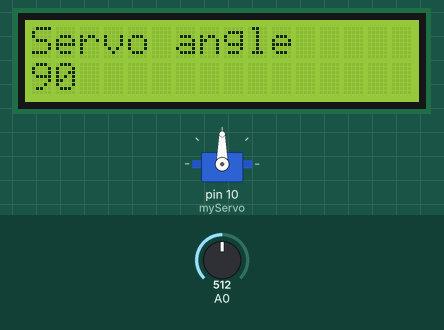
This sketch was run on a simulated Arduino Uno, built with avr-gcc and run on an emulated ATmega328P. Shown: servo, 16×2 character LCD. The test bench sets the inputs (shaded band); at power-on: A0 = 512.

Above: at 1.2 s.
1.3 s: A0 set to 716
At 2.0 s:
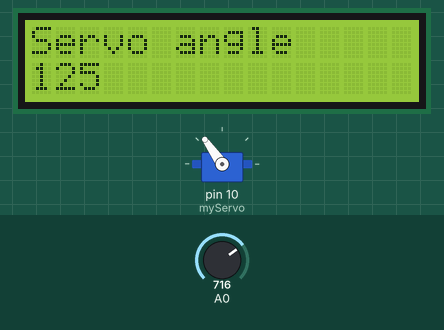
3.6 s: A0 set to 900
At 4.1 s:
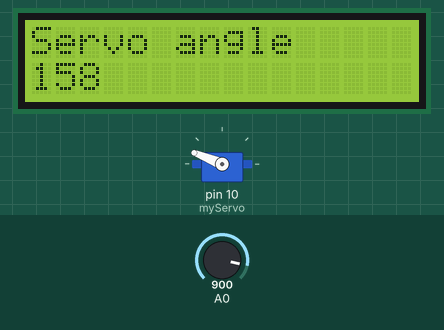
6.2 s: A0 set to 1023
At 6.6 s:
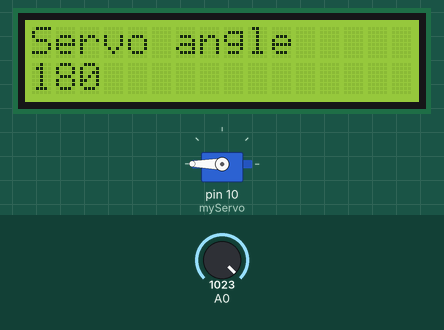
8.8 s: A0 set to 306
At 9.2 s:
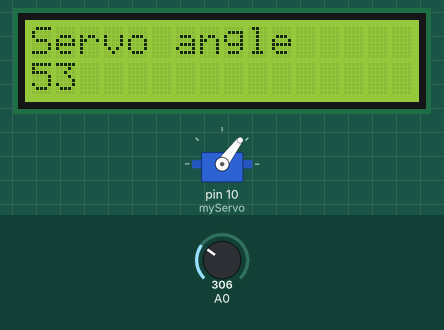
11.4 s: A0 set to 122
At 11.8 s:
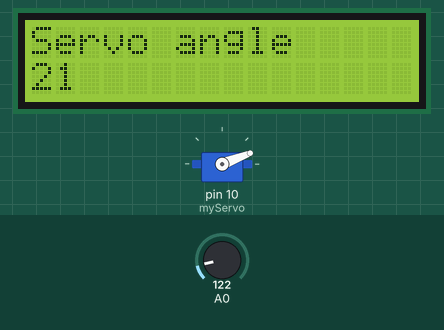
13.9 s: A0 set to 0
At 14.4 s:
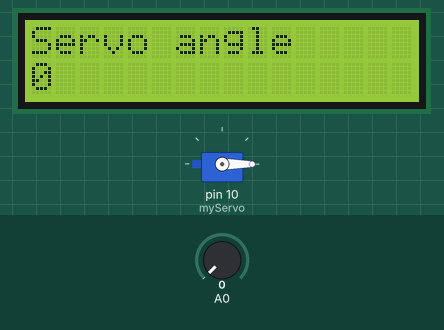
Timing chart, 0 to 16.9 s (numbered marks = the images above; inputs shaded):
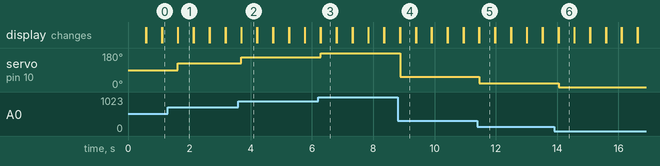

The sketch:

12_LCD_02.ino
```cpp
#include <LiquidCrystal_I2C.h>
#include <Servo.h>

LiquidCrystal_I2C myLCD(0x27, 16, 2);
Servo myServo;
int angle = 0;

void setup() {
  myServo.attach(10);
  myLCD.init();
  myLCD.backlight();
}

void loop() {
  int angleVal = analogRead(A0);
  angle = map(angleVal, 0, 1023, 0, 180);

  myServo.write(angle);

  myLCD.setCursor(0, 0);
  myLCD.print("Servo angle");
  myLCD.setCursor(0, 1);
  myLCD.print(angle);
  delay(500);

  myLCD.clear();
}
```

Measured:
- after the input at 1.3 s, servo on pin 10 (myServo): 90° → 125° after 0.33 s; the display: first differs from a run without the input after 0.33 s (image 1)
- after the input at 3.6 s, servo on pin 10 (myServo): 125° → 158° after 0.10 s; the display: first differs from a run without the input after 0.10 s (image 2)
- after the input at 6.2 s, servo on pin 10 (myServo): 158° → 180° after 0.09 s; the display: first differs from a run without the input after 0.09 s (image 3)
- after the input at 8.8 s, servo on pin 10 (myServo): 180° → 53° after 0.08 s; the display: first differs from a run without the input after 0.08 s (image 4)
- after the input at 11.4 s, servo on pin 10 (myServo): 53° → 21° after 0.07 s; the display: first differs from a run without the input after 0.07 s (image 5)
- after the input at 13.9 s, servo on pin 10 (myServo): 21° → 0° after 0.15 s; the display: first differs from a run without the input after 0.15 s (image 6)
- what the display in image 1 shows lasts 0.5 s, from 1.6 s to 2.1 s
